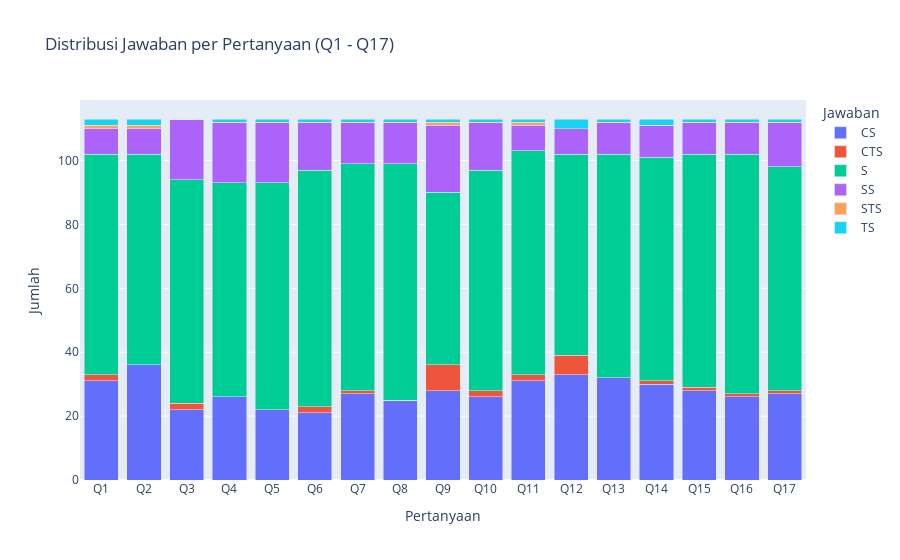

Notebook source saved alongside this figure:
### Code cell
import warnings
warnings.filterwarnings("ignore", category=FutureWarning)

stacked = (
    df_long
    .groupby(["Pertanyaan", "Jawaban"])
    .size()
    .reset_index(name="Jumlah")
    .sort_values("Pertanyaan")
)

fig3 = px.bar(
    stacked,
    x="Pertanyaan",
    y="Jumlah",
    color="Jawaban",
    title="Distribusi Jawaban per Pertanyaan (Q1 - Q17)"
)

fig3.update_layout(barmode="stack")
fig3.show()

### Figure 1 — Plotly figure (JSON) as saved in the notebook; plotly's stock layout.template omitted (floating-point values rounded to 4 significant figures)
{"data": [{"hovertemplate": "Jawaban=CS<br>Pertanyaan=%{x}<br>Jumlah=%{y}<extra></extra>", "legendgroup": "CS", "marker": {"color": "#636efa", "pattern": {"shape": ""}}, "name": "CS", "orientation": "v", "showlegend": true, "textposition": "auto", "type": "bar", "x": ["Q1", "Q2", "Q3", "Q4", "Q5", "Q6", "Q7", "Q8", "Q9", "Q10", "Q11", "Q12", "Q13", "Q14", "Q15", "Q16", "Q17"], "xaxis": "x", "y": [31, 36, 22, 26, 22, 21, 27, 25, 28, 26, 31, 33, 32, 30, 28, 26, 27], "yaxis": "y"}, {"hovertemplate": "Jawaban=CTS<br>Pertanyaan=%{x}<br>Jumlah=%{y}<extra></extra>", "legendgroup": "CTS", "marker": {"color": "#EF553B", "pattern": {"shape": ""}}, "name": "CTS", "orientation": "v", "showlegend": true, "textposition": "auto", "type": "bar", "x": ["Q1", "Q2", "Q3", "Q4", "Q5", "Q6", "Q7", "Q8", "Q9", "Q10", "Q11", "Q12", "Q13", "Q14", "Q15", "Q16", "Q17"], "xaxis": "x", "y": [2, 0, 2, 0, 0, 2, 1, 0, 8, 2, 2, 6, 0, 1, 1, 1, 1], "yaxis": "y"}, {"hovertemplate": "Jawaban=S<br>Pertanyaan=%{x}<br>Jumlah=%{y}<extra></extra>", "legendgroup": "S", "marker": {"color": "#00cc96", "pattern": {"shape": ""}}, "name": "S", "orientation": "v", "showlegend": true, "textposition": "auto", "type": "bar", "x": ["Q1", "Q2", "Q3", "Q4", "Q5", "Q6", "Q7", "Q8", "Q9", "Q10", "Q11", "Q12", "Q13", "Q14", "Q15", "Q16", "Q17"], "xaxis": "x", "y": [69, 66, 70, 67, 71, 74, 71, 74, 54, 69, 70, 63, 70, 70, 73, 75, 70], "yaxis": "y"}, {"hovertemplate": "Jawaban=SS<br>Pertanyaan=%{x}<br>Jumlah=%{y}<extra></extra>", "legendgroup": "SS", "marker": {"color": "#ab63fa", "pattern": {"shape": ""}}, "name": "SS", "orientation": "v", "showlegend": true, "textposition": "auto", "type": "bar", "x": ["Q1", "Q2", "Q3", "Q4", "Q5", "Q6", "Q7", "Q8", "Q9", "Q10", "Q11", "Q12", "Q13", "Q14", "Q15", "Q16", "Q17"], "xaxis": "x", "y": [8, 8, 19, 19, 19, 15, 13, 13, 21, 15, 8, 8, 10, 10, 10, 10, 14], "yaxis": "y"}, {"hovertemplate": "Jawaban=STS<br>Pertanyaan=%{x}<br>Jumlah=%{y}<extra></extra>", "legendgroup": "STS", "marker": {"color": "#FFA15A", "pattern": {"shape": ""}}, "name": "STS", "orientation": "v", "showlegend": true, "textposition": "auto", "type": "bar", "x": ["Q1", "Q2", "Q3", "Q4", "Q5", "Q6", "Q7", "Q8", "Q9", "Q10", "Q11", "Q12", "Q13", "Q14", "Q15", "Q16", "Q17"], "xaxis": "x", "y": [1, 1, 0, 0, 0, 0, 0, 0, 1, 0, 1, 0, 0, 0, 0, 0, 0], "yaxis": "y"}, {"hovertemplate": "Jawaban=TS<br>Pertanyaan=%{x}<br>Jumlah=%{y}<extra></extra>", "legendgroup": "TS", "marker": {"color": "#19d3f3", "pattern": {"shape": ""}}, "name": "TS", "orientation": "v", "showlegend": true, "textposition": "auto", "type": "bar", "x": ["Q1", "Q2", "Q3", "Q4", "Q5", "Q6", "Q7", "Q8", "Q9", "Q10", "Q11", "Q12", "Q13", "Q14", "Q15", "Q16", "Q17"], "xaxis": "x", "y": [2, 2, 0, 1, 1, 1, 1, 1, 1, 1, 1, 3, 1, 2, 1, 1, 1], "yaxis": "y"}], "layout": {"barmode": "stack", "legend": {"title": {"text": "Jawaban"}, "tracegroupgap": 0}, "title": {"text": "Distribusi Jawaban per Pertanyaan (Q1 - Q17)"}, "xaxis": {"anchor": "y", "domain": [0, 1], "title": {"text": "Pertanyaan"}}, "yaxis": {"anchor": "x", "domain": [0, 1], "title": {"text": "Jumlah"}}}}
